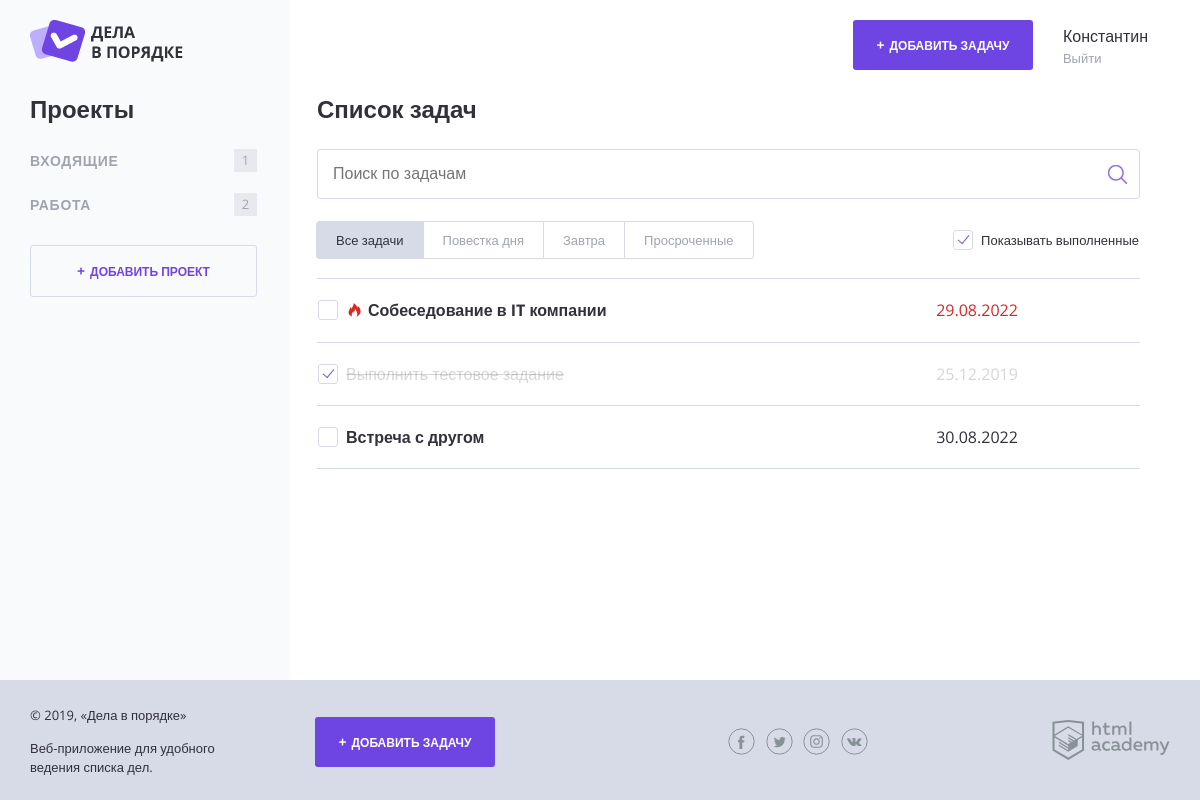
The page / on the database its author committed.
### tables this page shows
CREATE TABLE tasks
(
  id             INT AUTO_INCREMENT PRIMARY KEY,
  title          VARCHAR(125) NOT NULL,
  status         BOOLEAN DEFAULT FALSE,
  deadline       DATE,
  file_path      VARCHAR(125),
  project_id     INT NOT NULL,
  author_id      INT NOT NULL,
  FOREIGN KEY (project_id) REFERENCES projects (id),
  FOREIGN KEY (author_id) REFERENCES users (id)
);

### helpers.php (called while the page is built, shortened)
<?php
function include_template(string $name, array $data = []): string {
    $name = 'templates/' . $name;
    extract($data);
    require $name;
    return ob_get_clean();
}
function getProjectTaskCount(string $project_id, array $tasks): int {
    return count(array_keys(array_column($tasks, "project_id"), $project_id));
}
function getRestOfTime(string | null $deadline): int | null {
    $deadline_timestamp = strtotime($deadline);
    $current_date = date_create();
    $current_date_timestamp = date_timestamp_get($current_date);
    return floor(($deadline_timestamp - $current_date_timestamp) / 3600);
}
function normalizeProject(array $project): array
{
    return [
        "id" => (string) $project["id"],
        "title" => $project["title"],
    ];
}
function normalizeProjects(array $projects): array
{
    $result = [];
    foreach ($projects as $project) {
        $result[] = normalizeProject($project);
    }
    return $result;
}
function normalizeTask(array $task): array
{
    $deadline = $task["deadline"] ? date_format(date_create($task["deadline"]),"d.m.Y") : null;
    return [
        "id" => (string) $task["id"],
        "title" => $task["title"],
        "is_completed" => (bool) $task["status"],
        "deadline" => $deadline,
        "project" => $task["project"],
        "project_id" => (string) $task["project_id"],
        "file_path" => $task["file_path"],
    ];
}
function normalizeTasks(array $tasks): array
{
    $result = [];
    foreach ($tasks as $task) {
        $result[] = normalizeTask($task);
    }
    return $result;
}

### database/helpers.php (called while the page is built, shortened)
<?php
function fetchData($result): array
{
    return mysqli_fetch_all($result, MYSQLI_ASSOC);
}
function prepareResult($connect, $query, string $types = "", array $params = []): mysqli_result
{
    $stmt = mysqli_prepare($connect, $query);
    if ($types !== "") {
        $result = mysqli_stmt_bind_param($stmt, $types, ...$params);
    }
    $result = mysqli_stmt_execute($stmt);
    $result = mysqli_stmt_get_result($stmt);
    return $result;
}

### database/tasks.php (called while the page is built)
<?php
function getUserTasks(mysqli $connect, int $user_id): array
{
    $query = "SELECT
       tasks.id,
       tasks.title,
       status,
       deadline,
       file_path,
       project_id,
       projects.title as project
    FROM tasks
        INNER JOIN projects on tasks.project_id = projects.id
    WHERE tasks.author_id = ?";
    return fetchData(prepareResult($connect, $query, "i", [$user_id]));
}

### database/projects.php (called while the page is built)
<?php
function getUserProjects(mysqli $connect, int $user_id): array
{
    $query = "SELECT
       id,
       title
    FROM projects
    WHERE author_id = ?";
    return fetchData(prepareResult($connect, $query, "i", [$user_id]));
}

### templates/main.php (the view, shortened to what this page needs)
<section class="content__side">
    <h2 class="content__side-heading">Проекты</h2>
    <nav class="main-navigation">
        <ul class="main-navigation__list">
            <?php foreach ($projects as $project): ?>
                <li class="main-navigation__list-item">
                    <a class="main-navigation__list-item-link" href="#"><?=htmlspecialchars($project["title"]); ?></a>
                    <span class="main-navigation__list-item-count"><?=getProjectTaskCount($project["id"], $tasks); ?></span>
                </li>
            <?php endforeach; ?>
        </ul>
    </nav>
    <a class="button button--transparent button--plus content__side-button"
       href="pages/form-project.html" target="project_add">Добавить проект</a>
</section>
<main class="content__main">
    <h2 class="content__main-heading">Список задач</h2>
    <form class="search-form" action="index.php" method="post" autocomplete="off">
        <input class="search-form__input" type="text" name="" value="" placeholder="Поиск по задачам">
        <input class="search-form__submit" type="submit" name="" value="Искать">
    </form>
    <div class="tasks-controls">
        <nav class="tasks-switch">
            <a href="/" class="tasks-switch__item tasks-switch__item--active">Все задачи</a>
            <a href="/" class="tasks-switch__item">Повестка дня</a>
            <a href="/" class="tasks-switch__item">Завтра</a>
            <a href="/" class="tasks-switch__item">Просроченные</a>
        </nav>
        <label class="checkbox">
            <span class="checkbox__text">Показывать выполненные</span>
        </label>
    </div>
    <table class="tasks">
        <?php foreach ($tasks as $task):
            $restOfTime = getRestOfTime($task["deadline"]);
            ?>
            <tr
                class="tasks__item task
                    <?=$task["is_completed"] ? "task--completed" : ""; ?>
                    <?=!$task["is_completed"] && $restOfTime && $restOfTime <= 24 ? "task--important" : ""; ?>"
            >
                <td class="task__select">
                    <label class="checkbox task__checkbox">
                        <span class="checkbox__text"><?=htmlspecialchars($task["title"]); ?></span>
                    </label>
                </td>
                <td class="task__date"><?=htmlspecialchars($task["deadline"]); ?></td>
                <td class="task__controls">
                </td>
            </tr>
        <?php endforeach; ?>
    </table>
</main>

### templates/layout.php (shortened to what this page needs)
<!DOCTYPE html>
<html lang="ru">
<head>
    <link rel="stylesheet" href="css/normalize.css">
    <link rel="stylesheet" href="css/style.css">
    <link rel="stylesheet" href="css/flatpickr.min.css">
</head>
<body>
<div class="page-wrapper">
    <div class="container container--with-sidebar">
        <header class="main-header">
            <a href="/">
                <img src="img/logo.png" width="153" height="42" alt="Логотип Дела в порядке">
            </a>
            <div class="main-header__side">
                <a class="main-header__side-item button button--plus open-modal" href="pages/form-task.html">Добавить задачу</a>
                <div class="main-header__side-item user-menu">
                    <div class="user-menu__data">
                        <p>Константин</p>
                        <a href="#">Выйти</a>
                    </div>
                </div>
            </div>
        </header>
        <div class="content">
            <?=$template; ?>
        </div>
    </div>
</div>
<footer class="main-footer">
    <div class="container">
        <div class="main-footer__copyright">
            <p>© 2019, «Дела в порядке»</p>
            <p>Веб-приложение для удобного ведения списка дел.</p>
        </div>
        <a class="main-footer__button button button--plus" href="pages/form-task.html">Добавить задачу</a>
        <div class="main-footer__social social">
            <a class="social__link social__link--facebook" href="#">
            </a>
            <a class="social__link social__link--twitter" href="#">
            </a>
            <a class="social__link social__link--instagram" href="#">
            </a>
            <a class="social__link social__link--vkontakte" href="#">
            </a>
        </div>
        <div class="main-footer__developed-by">
            <a href="https://htmlacademy.ru/intensive/php">
                <img src="img/htmlacademy.svg" alt="HTML Academy" width="118" height="40">
            </a>
        </div>
    </div>
</footer>
</body>
</html>

### index.php (shortened to what this page needs)
<?php
require_once("db.php");
require_once("helpers.php");
$user_id = 2;
$main_template = include_template("main.php", [
    "projects" => normalizeProjects(getUserProjects($connect, $user_id)),
    "tasks" => normalizeTasks(getUserTasks($connect, $user_id)),
    "show_complete_tasks" => rand(0, 1),
]);
$layout_template = include_template("layout.php", [
    "title" => "Дела в порядке",
    "template" => $main_template,
]);
print($layout_template);

### rows shown on the page
tasks: title "Собеседование в IT компании", deadline "29.08.2022"
tasks: title "Выполнить тестовое задание", deadline "25.12.2019"
tasks: title "Встреча с другом", deadline "30.08.2022"

### other values the page prints
$project["title"] "ВХОДЯЩИЕ"
getProjectTaskCount($project["id"], $tasks) "1"
$project["title"] "РАБОТА"
getProjectTaskCount($project["id"], $tasks) "2"
